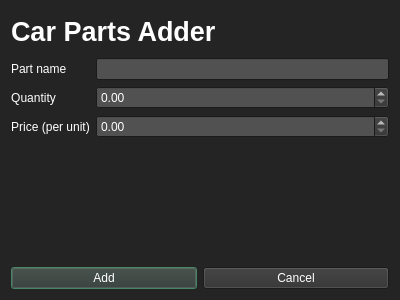
<?xml version="1.0" encoding="UTF-8"?>
<ui version="4.0">
 <class>CarPartsAdder</class>
 <widget class="QDialog" name="CarPartsAdder">
  <property name="geometry">
   <rect>
    <x>0</x>
    <y>0</y>
    <width>400</width>
    <height>300</height>
   </rect>
  </property>
  <property name="palette">
   <palette>
    <active>
     <colorrole role="WindowText">
      <brush brushstyle="SolidPattern">
       <color alpha="255">
        <red>255</red>
        <green>255</green>
        <blue>255</blue>
       </color>
      </brush>
     </colorrole>
     <colorrole role="Button">
      <brush brushstyle="SolidPattern">
       <color alpha="255">
        <red>49</red>
        <green>49</green>
        <blue>49</blue>
       </color>
      </brush>
     </colorrole>
     <colorrole role="Text">
      <brush brushstyle="SolidPattern">
       <color alpha="255">
        <red>255</red>
        <green>255</green>
        <blue>255</blue>
       </color>
      </brush>
     </colorrole>
     <colorrole role="ButtonText">
      <brush brushstyle="SolidPattern">
       <color alpha="255">
        <red>255</red>
        <green>255</green>
        <blue>255</blue>
       </color>
      </brush>
     </colorrole>
     <colorrole role="Base">
      <brush brushstyle="SolidPattern">
       <color alpha="255">
        <red>81</red>
        <green>81</green>
        <blue>81</blue>
       </color>
      </brush>
     </colorrole>
     <colorrole role="Window">
      <brush brushstyle="SolidPattern">
       <color alpha="255">
        <red>36</red>
        <green>36</green>
        <blue>36</blue>
       </color>
      </brush>
     </colorrole>
     <colorrole role="Highlight">
      <brush brushstyle="SolidPattern">
       <color alpha="255">
        <red>85</red>
        <green>170</green>
        <blue>127</blue>
       </color>
      </brush>
     </colorrole>
     <colorrole role="AlternateBase">
      <brush brushstyle="SolidPattern">
       <color alpha="255">
        <red>81</red>
        <green>81</green>
        <blue>81</blue>
       </color>
      </brush>
     </colorrole>
     <colorrole role="ToolTipText">
      <brush brushstyle="SolidPattern">
       <color alpha="255">
        <red>255</red>
        <green>255</green>
        <blue>255</blue>
       </color>
      </brush>
     </colorrole>
    </active>
    <inactive>
     <colorrole role="WindowText">
      <brush brushstyle="SolidPattern">
       <color alpha="255">
        <red>255</red>
        <green>255</green>
        <blue>255</blue>
       </color>
      </brush>
     </colorrole>
     <colorrole role="Button">
      <brush brushstyle="SolidPattern">
       <color alpha="255">
        <red>49</red>
        <green>49</green>
        <blue>49</blue>
       </color>
      </brush>
     </colorrole>
     <colorrole role="Text">
      <brush brushstyle="SolidPattern">
       <color alpha="255">
        <red>255</red>
        <green>255</green>
        <blue>255</blue>
       </color>
      </brush>
     </colorrole>
     <colorrole role="ButtonText">
      <brush brushstyle="SolidPattern">
       <color alpha="255">
        <red>255</red>
        <green>255</green>
        <blue>255</blue>
       </color>
      </brush>
     </colorrole>
     <colorrole role="Base">
      <brush brushstyle="SolidPattern">
       <color alpha="255">
        <red>81</red>
        <green>81</green>
        <blue>81</blue>
       </color>
      </brush>
     </colorrole>
     <colorrole role="Window">
      <brush brushstyle="SolidPattern">
       <color alpha="255">
        <red>36</red>
        <green>36</green>
        <blue>36</blue>
       </color>
      </brush>
     </colorrole>
     <colorrole role="Highlight">
      <brush brushstyle="SolidPattern">
       <color alpha="255">
        <red>85</red>
        <green>170</green>
        <blue>127</blue>
       </color>
      </brush>
     </colorrole>
     <colorrole role="AlternateBase">
      <brush brushstyle="SolidPattern">
       <color alpha="255">
        <red>81</red>
        <green>81</green>
        <blue>81</blue>
       </color>
      </brush>
     </colorrole>
     <colorrole role="ToolTipText">
      <brush brushstyle="SolidPattern">
       <color alpha="255">
        <red>255</red>
        <green>255</green>
        <blue>255</blue>
       </color>
      </brush>
     </colorrole>
    </inactive>
    <disabled>
     <colorrole role="Button">
      <brush brushstyle="SolidPattern">
       <color alpha="255">
        <red>49</red>
        <green>49</green>
        <blue>49</blue>
       </color>
      </brush>
     </colorrole>
     <colorrole role="Base">
      <brush brushstyle="SolidPattern">
       <color alpha="255">
        <red>36</red>
        <green>36</green>
        <blue>36</blue>
       </color>
      </brush>
     </colorrole>
     <colorrole role="Window">
      <brush brushstyle="SolidPattern">
       <color alpha="255">
        <red>36</red>
        <green>36</green>
        <blue>36</blue>
       </color>
      </brush>
     </colorrole>
     <colorrole role="AlternateBase">
      <brush brushstyle="SolidPattern">
       <color alpha="255">
        <red>81</red>
        <green>81</green>
        <blue>81</blue>
       </color>
      </brush>
     </colorrole>
     <colorrole role="ToolTipText">
      <brush brushstyle="SolidPattern">
       <color alpha="255">
        <red>255</red>
        <green>255</green>
        <blue>255</blue>
       </color>
      </brush>
     </colorrole>
    </disabled>
   </palette>
  </property>
  <property name="windowTitle">
   <string>Dialog</string>
  </property>
  <layout class="QVBoxLayout" name="verticalLayout" stretch="1,5,1">
   <item>
    <widget class="QLabel" name="cpaHeaderLabel">
     <property name="font">
      <font>
       <pointsize>20</pointsize>
       <bold>true</bold>
      </font>
     </property>
     <property name="text">
      <string>Car Parts Adder</string>
     </property>
    </widget>
   </item>
   <item>
    <layout class="QFormLayout" name="formLayout">
     <item row="0" column="0">
      <widget class="QLabel" name="cpaPaNaLabel">
       <property name="text">
        <string>Part name</string>
       </property>
      </widget>
     </item>
     <item row="1" column="0">
      <widget class="QLabel" name="cpaQuantLabel">
       <property name="text">
        <string>Quantity</string>
       </property>
       <property name="alignment">
        <set>Qt::AlignCenter</set>
       </property>
      </widget>
     </item>
     <item row="2" column="0">
      <widget class="QLabel" name="cpaPriceLabel">
       <property name="text">
        <string>Price (per unit)</string>
       </property>
       <property name="alignment">
        <set>Qt::AlignCenter</set>
       </property>
      </widget>
     </item>
     <item row="0" column="1">
      <widget class="QLineEdit" name="cpaPaNaLine"/>
     </item>
     <item row="1" column="1">
      <widget class="QDoubleSpinBox" name="cpaQuantitySpin">
       <property name="maximum">
        <double>100000.000000000000000</double>
       </property>
      </widget>
     </item>
     <item row="2" column="1">
      <widget class="QDoubleSpinBox" name="cpaPriceSpin">
       <property name="maximum">
        <double>100000.000000000000000</double>
       </property>
      </widget>
     </item>
    </layout>
   </item>
   <item>
    <layout class="QHBoxLayout" name="horizontalLayout">
     <item>
      <widget class="QPushButton" name="cpaAddBtn">
       <property name="text">
        <string>Add</string>
       </property>
      </widget>
     </item>
     <item>
      <widget class="QPushButton" name="cpaCnclBtn">
       <property name="text">
        <string>Cancel</string>
       </property>
      </widget>
     </item>
    </layout>
   </item>
  </layout>
 </widget>
 <resources/>
 <connections/>
</ui>
